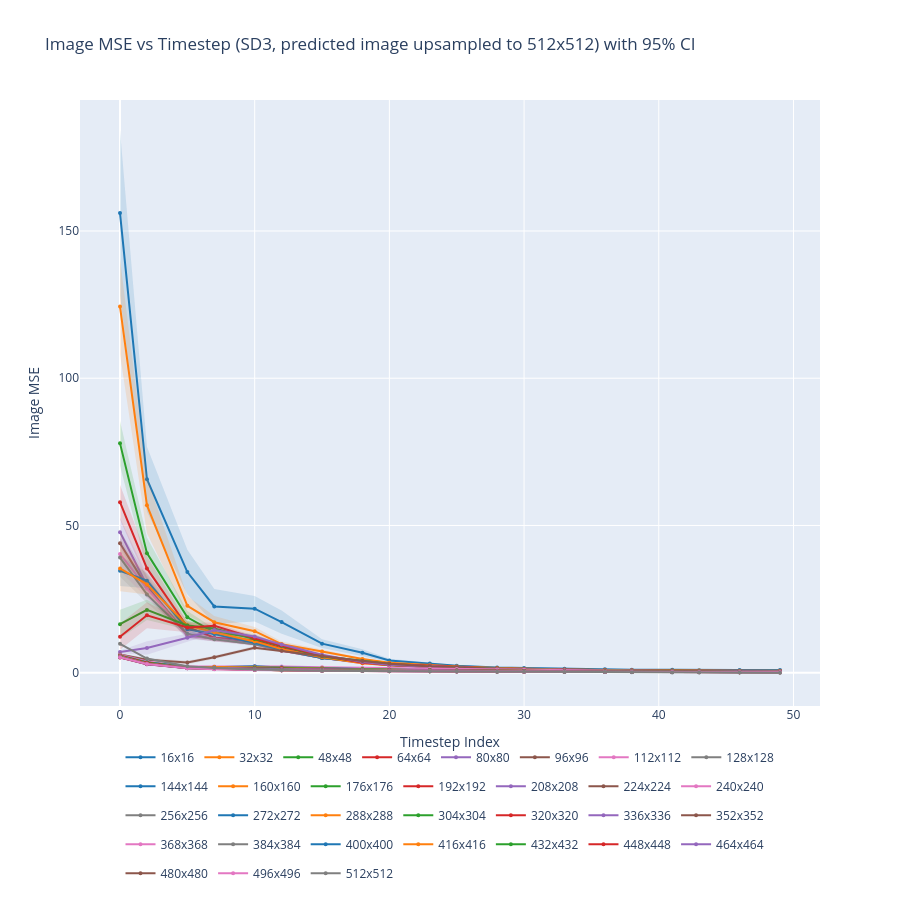

This figure's notebook cell:
### Code cell
from scipy import stats
import numpy as np
import plotly.graph_objects as go
import pickle

with open("results/resize_experiment_dit_imagenet1k_scaled_sigma.pkl", "rb") as f:
    resize_results = pickle.load(f)

# Representative subset of image sizes to keep the plot readable
plot_sizes = [16, 32, 64, 128, 256, 384, 512]

results = resize_results["upsampled_latent"]
# results = resize_results["pixel"]

t_values = sorted(next(iter(results.values())).keys())

colors = [
    '#1f77b4', '#ff7f0e', '#2ca02c', '#d62728', '#9467bd',
    '#8c564b', '#e377c2', '#7f7f7f'
]

fig = go.Figure()

for i, size in enumerate(resize_results['upsampled_latent'].keys()):
    means, ci_lo, ci_hi = [], [], []
    for t in t_values:
        losses = np.array(results[size][t])
        m = np.mean(losses)
        se = stats.sem(losses)
        ci = se * stats.t.ppf(0.975, len(losses) - 1)
        means.append(m)
        ci_lo.append(m - ci)
        ci_hi.append(m + ci)

    color = colors[i % len(colors)]
    label = f"{size}x{size}"

    fig.add_trace(go.Scatter(
        x=t_values, y=means, mode='lines+markers',
        name=label, line=dict(color=color),
        marker=dict(size=4), legendgroup=label,
    ))
    fig.add_trace(go.Scatter(
        x=t_values + t_values[::-1],
        y=ci_hi + ci_lo[::-1],
        fill='toself',
        fillcolor=f'rgba({int(color[1:3],16)},{int(color[3:5],16)},{int(color[5:7],16)},0.15)',
        line=dict(color='rgba(0,0,0,0)'),
        showlegend=False, legendgroup=label,
    ))

fig.update_layout(
    title="Image MSE vs Timestep (SD3, predicted image upsampled to 512x512) with 95% CI",
    xaxis_title="Timestep Index",
    yaxis_title="Image MSE",
    height=900, width=900,
    legend=dict(orientation="h", yanchor="bottom", y=-0.3, xanchor="center", x=0.5),
    hovermode='x unified',
)
fig.show()
